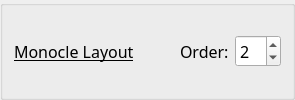
        <widget class="QGroupBox" name="GB_2_MonocleLayout">
         <property name="sizePolicy">
          <sizepolicy hsizetype="Preferred" vsizetype="Maximum">
           <horstretch>0</horstretch>
           <verstretch>0</verstretch>
          </sizepolicy>
         </property>
         <property name="title">
          <string/>
         </property>
         <property name="flat">
          <bool>true</bool>
         </property>
         <layout class="QGridLayout" name="gridLayout_3">
          <property name="topMargin">
           <number>0</number>
          </property>
          <property name="bottomMargin">
           <number>0</number>
          </property>
          <property name="verticalSpacing">
           <number>0</number>
          </property>
          <item row="0" column="4">
           <widget class="QSpinBox" name="kcfg_monocleLayoutOrder">
            <property name="font">
             <font>
              <family>Noto Sans</family>
              <pointsize>12</pointsize>
              <italic>false</italic>
              <bold>false</bold>
              <underline>false</underline>
             </font>
            </property>
            <property name="toolTip">
             <string>&lt;html&gt;&lt;head/&gt;&lt;body&gt;&lt;p&gt;0 - to disable&lt;/p&gt;&lt;/body&gt;&lt;/html&gt;</string>
            </property>
            <property name="maximum">
             <number>12</number>
            </property>
            <property name="value">
             <number>2</number>
            </property>
           </widget>
          </item>
          <item row="0" column="2">
           <spacer name="horizontalSpacer_17">
            <property name="orientation">
             <enum>Qt::Orientation::Horizontal</enum>
            </property>
            <property name="sizeHint" stdset="0">
             <size>
              <width>40</width>
              <height>20</height>
             </size>
            </property>
           </spacer>
          </item>
          <item row="0" column="1">
           <widget class="QLabel" name="label_36">
            <property name="font">
             <font>
              <family>Noto Sans</family>
              <pointsize>12</pointsize>
              <italic>false</italic>
              <bold>false</bold>
              <underline>true</underline>
             </font>
            </property>
            <property name="text">
             <string>Monocle Layout</string>
            </property>
            <property name="margin">
             <number>0</number>
            </property>
           </widget>
          </item>
          <item row="0" column="3">
           <widget class="QLabel" name="label_46">
            <property name="font">
             <font>
              <family>Noto Sans</family>
              <pointsize>12</pointsize>
              <italic>false</italic>
              <bold>false</bold>
              <underline>false</underline>
             </font>
            </property>
            <property name="text">
             <string>Order:</string>
            </property>
           </widget>
          </item>
         </layout>
        </widget>
